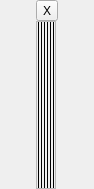
<?xml version="1.0" encoding="UTF-8"?>
<ui version="4.0">
 <class>MainMoveFrame</class>
 <widget class="QFrame" name="MainMoveFrame">
  <property name="geometry">
   <rect>
    <x>0</x>
    <y>0</y>
    <width>94</width>
    <height>189</height>
   </rect>
  </property>
  <property name="sizePolicy">
   <sizepolicy hsizetype="Maximum" vsizetype="Minimum">
    <horstretch>0</horstretch>
    <verstretch>0</verstretch>
   </sizepolicy>
  </property>
  <property name="windowTitle">
   <string/>
  </property>
  <property name="lineWidth">
   <number>0</number>
  </property>
  <layout class="QGridLayout" name="gridLayout">
   <property name="leftMargin">
    <number>0</number>
   </property>
   <property name="topMargin">
    <number>0</number>
   </property>
   <property name="rightMargin">
    <number>0</number>
   </property>
   <property name="bottomMargin">
    <number>0</number>
   </property>
   <property name="spacing">
    <number>0</number>
   </property>
   <item row="0" column="0">
    <widget class="QFrame" name="MoveFrame">
     <property name="sizePolicy">
      <sizepolicy hsizetype="Maximum" vsizetype="Preferred">
       <horstretch>0</horstretch>
       <verstretch>0</verstretch>
      </sizepolicy>
     </property>
     <property name="frameShape">
      <enum>QFrame::NoFrame</enum>
     </property>
     <property name="frameShadow">
      <enum>QFrame::Plain</enum>
     </property>
     <layout class="QGridLayout" name="gridLayout_2">
      <property name="leftMargin">
       <number>0</number>
      </property>
      <property name="topMargin">
       <number>0</number>
      </property>
      <property name="rightMargin">
       <number>0</number>
      </property>
      <property name="bottomMargin">
       <number>0</number>
      </property>
      <property name="spacing">
       <number>0</number>
      </property>
      <item row="1" column="0">
       <widget class="QFrame" name="LineFrame">
        <property name="sizePolicy">
         <sizepolicy hsizetype="Maximum" vsizetype="Preferred">
          <horstretch>0</horstretch>
          <verstretch>0</verstretch>
         </sizepolicy>
        </property>
        <property name="frameShape">
         <enum>QFrame::StyledPanel</enum>
        </property>
        <property name="frameShadow">
         <enum>QFrame::Plain</enum>
        </property>
        <layout class="QHBoxLayout" name="horizontalLayout">
         <property name="spacing">
          <number>0</number>
         </property>
         <property name="leftMargin">
          <number>0</number>
         </property>
         <property name="topMargin">
          <number>0</number>
         </property>
         <property name="rightMargin">
          <number>0</number>
         </property>
         <property name="bottomMargin">
          <number>0</number>
         </property>
         <item>
          <widget class="Line" name="line_1">
           <property name="sizePolicy">
            <sizepolicy hsizetype="Fixed" vsizetype="Preferred">
             <horstretch>0</horstretch>
             <verstretch>0</verstretch>
            </sizepolicy>
           </property>
           <property name="frameShadow">
            <enum>QFrame::Plain</enum>
           </property>
           <property name="orientation">
            <enum>Qt::Vertical</enum>
           </property>
          </widget>
         </item>
         <item>
          <widget class="Line" name="line_2">
           <property name="sizePolicy">
            <sizepolicy hsizetype="Fixed" vsizetype="Preferred">
             <horstretch>0</horstretch>
             <verstretch>0</verstretch>
            </sizepolicy>
           </property>
           <property name="frameShadow">
            <enum>QFrame::Plain</enum>
           </property>
           <property name="orientation">
            <enum>Qt::Vertical</enum>
           </property>
          </widget>
         </item>
         <item>
          <widget class="Line" name="line_4">
           <property name="frameShadow">
            <enum>QFrame::Plain</enum>
           </property>
           <property name="orientation">
            <enum>Qt::Vertical</enum>
           </property>
          </widget>
         </item>
         <item>
          <widget class="Line" name="line_6">
           <property name="frameShadow">
            <enum>QFrame::Plain</enum>
           </property>
           <property name="orientation">
            <enum>Qt::Vertical</enum>
           </property>
          </widget>
         </item>
         <item>
          <widget class="Line" name="line_5">
           <property name="frameShadow">
            <enum>QFrame::Plain</enum>
           </property>
           <property name="orientation">
            <enum>Qt::Vertical</enum>
           </property>
          </widget>
         </item>
         <item>
          <widget class="Line" name="line_3">
           <property name="sizePolicy">
            <sizepolicy hsizetype="Fixed" vsizetype="Preferred">
             <horstretch>0</horstretch>
             <verstretch>0</verstretch>
            </sizepolicy>
           </property>
           <property name="frameShadow">
            <enum>QFrame::Plain</enum>
           </property>
           <property name="orientation">
            <enum>Qt::Vertical</enum>
           </property>
          </widget>
         </item>
        </layout>
       </widget>
      </item>
      <item row="0" column="0">
       <widget class="QToolButton" name="toolButton">
        <property name="text">
         <string>X</string>
        </property>
       </widget>
      </item>
     </layout>
    </widget>
   </item>
  </layout>
 </widget>
 <resources/>
 <connections/>
</ui>
